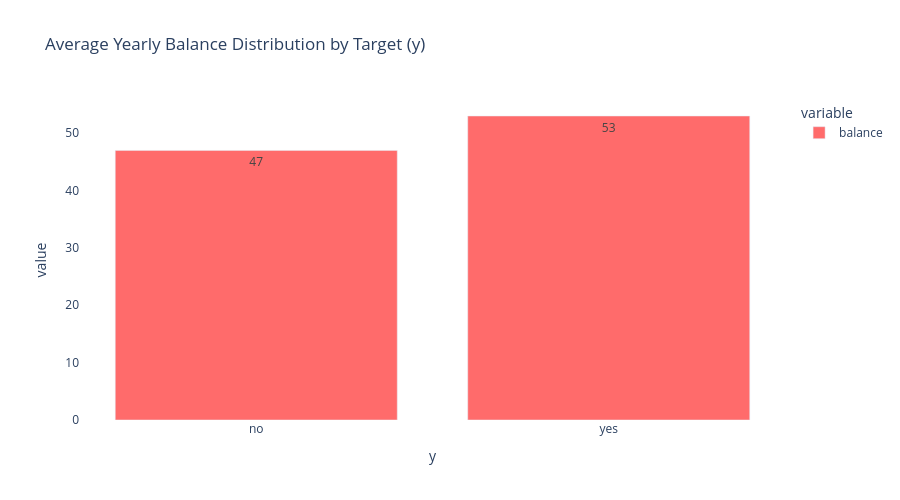

Notebook code cell kept with this figure:
### Code cell
# 2. Create an interactive box plot to see the spread
fig = px.bar(bal_perc, height=500,
             title='Average Yearly Balance Distribution by Target (y)',
             text_auto=True, color_discrete_sequence=["#FF6B6B", "#4D96FF", "#6BCB77"]
            )
             # Hide grid lines for both axes
fig.update_xaxes(showgrid=False)
fig.update_yaxes(showgrid=False)

# Hide the background by setting transparency
fig.update_layout(
    plot_bgcolor="rgba(0, 0, 0, 0)",
    paper_bgcolor="rgba(0, 0, 0, 0)"
)
             
fig.show()

### Figure 1 — Plotly figure (JSON) as saved in the notebook; plotly's stock layout.template omitted (floating-point values rounded to 4 significant figures)
{"data": [{"hovertemplate": "variable=balance<br>y=%{x}<br>value=%{y}<extra></extra>", "legendgroup": "balance", "marker": {"color": "#FF6B6B", "pattern": {"shape": ""}}, "name": "balance", "orientation": "v", "showlegend": true, "textposition": "auto", "texttemplate": "%{y}", "type": "bar", "x": ["no", "yes"], "xaxis": "x", "y": [47, 53], "yaxis": "y"}], "layout": {"barmode": "relative", "height": 500, "legend": {"title": {"text": "variable"}, "tracegroupgap": 0}, "paper_bgcolor": "rgba(0, 0, 0, 0)", "plot_bgcolor": "rgba(0, 0, 0, 0)", "title": {"text": "Average Yearly Balance Distribution by Target (y)"}, "xaxis": {"anchor": "y", "domain": [0, 1], "showgrid": false, "title": {"text": "y"}}, "yaxis": {"anchor": "x", "domain": [0, 1], "showgrid": false, "title": {"text": "value"}}}}
